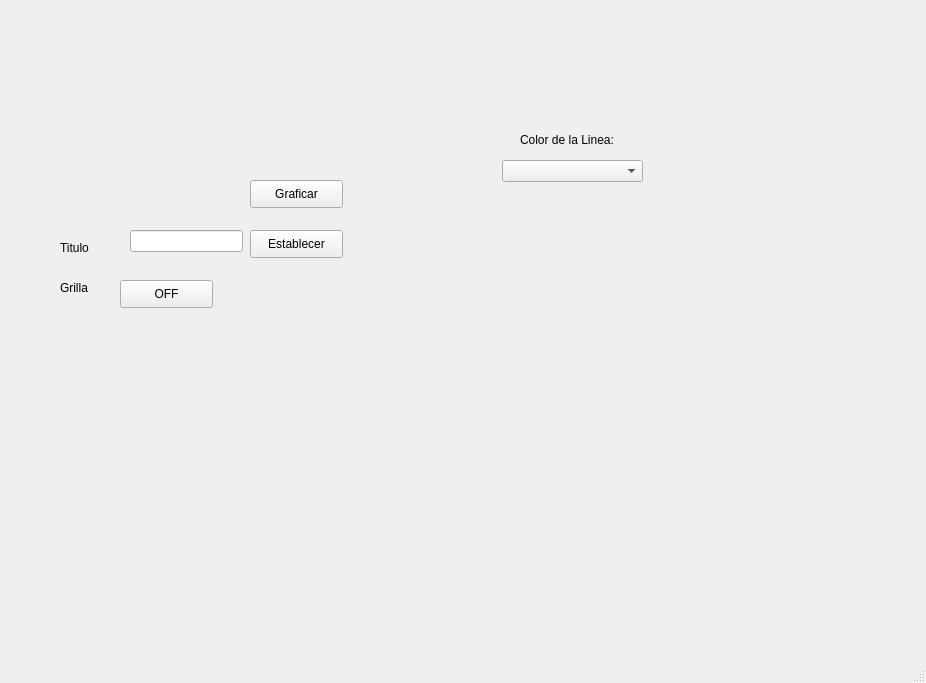
<?xml version="1.0" encoding="UTF-8"?>
<ui version="4.0">
 <class>MainWindow</class>
 <widget class="QMainWindow" name="MainWindow">
  <property name="geometry">
   <rect>
    <x>0</x>
    <y>0</y>
    <width>926</width>
    <height>683</height>
   </rect>
  </property>
  <property name="windowTitle">
   <string>MainWindow</string>
  </property>
  <widget class="QWidget" name="centralwidget">
   <widget class="QLabel" name="label">
    <property name="geometry">
     <rect>
      <x>20</x>
      <y>40</y>
      <width>161</width>
      <height>141</height>
     </rect>
    </property>
    <property name="styleSheet">
     <string notr="true"/>
    </property>
    <property name="text">
     <string/>
    </property>
    <property name="pixmap">
     <pixmap resource="../../Archivos/Recursos.qrc">:/UAT LOGOS/Logo UAT.png</pixmap>
    </property>
    <property name="scaledContents">
     <bool>true</bool>
    </property>
   </widget>
   <widget class="QLabel" name="label_3">
    <property name="geometry">
     <rect>
      <x>640</x>
      <y>0</y>
      <width>281</width>
      <height>211</height>
     </rect>
    </property>
    <property name="styleSheet">
     <string notr="true"/>
    </property>
    <property name="text">
     <string/>
    </property>
    <property name="pixmap">
     <pixmap resource="../../Archivos/Recursos.qrc">:/UAT LOGOS/logo facultad de ingenieria uat.png</pixmap>
    </property>
    <property name="scaledContents">
     <bool>true</bool>
    </property>
   </widget>
   <widget class="QWidget" name="verticalLayoutWidget">
    <property name="geometry">
     <rect>
      <x>20</x>
      <y>330</y>
      <width>431</width>
      <height>291</height>
     </rect>
    </property>
    <layout class="QVBoxLayout" name="verticalLayout"/>
   </widget>
   <widget class="QComboBox" name="cb_ColorLinea">
    <property name="geometry">
     <rect>
      <x>502</x>
      <y>160</y>
      <width>141</width>
      <height>22</height>
     </rect>
    </property>
   </widget>
   <widget class="QLabel" name="label_4">
    <property name="geometry">
     <rect>
      <x>60</x>
      <y>240</y>
      <width>55</width>
      <height>16</height>
     </rect>
    </property>
    <property name="text">
     <string>Titulo</string>
    </property>
   </widget>
   <widget class="QLineEdit" name="txt_titulo">
    <property name="geometry">
     <rect>
      <x>130</x>
      <y>230</y>
      <width>113</width>
      <height>22</height>
     </rect>
    </property>
   </widget>
   <widget class="QPushButton" name="btn_titulo">
    <property name="geometry">
     <rect>
      <x>250</x>
      <y>230</y>
      <width>93</width>
      <height>28</height>
     </rect>
    </property>
    <property name="text">
     <string>Establecer</string>
    </property>
   </widget>
   <widget class="QLabel" name="label_6">
    <property name="geometry">
     <rect>
      <x>520</x>
      <y>130</y>
      <width>101</width>
      <height>20</height>
     </rect>
    </property>
    <property name="text">
     <string>Color de la Linea:</string>
    </property>
   </widget>
   <widget class="QLabel" name="label_15">
    <property name="geometry">
     <rect>
      <x>60</x>
      <y>280</y>
      <width>55</width>
      <height>16</height>
     </rect>
    </property>
    <property name="text">
     <string>Grilla</string>
    </property>
   </widget>
   <widget class="QPushButton" name="btn_grilla">
    <property name="geometry">
     <rect>
      <x>120</x>
      <y>280</y>
      <width>93</width>
      <height>28</height>
     </rect>
    </property>
    <property name="text">
     <string>OFF</string>
    </property>
   </widget>
   <widget class="QPushButton" name="btn_graficar">
    <property name="geometry">
     <rect>
      <x>250</x>
      <y>180</y>
      <width>93</width>
      <height>28</height>
     </rect>
    </property>
    <property name="text">
     <string>Graficar</string>
    </property>
   </widget>
  </widget>
  <widget class="QMenuBar" name="menubar">
   <property name="geometry">
    <rect>
     <x>0</x>
     <y>0</y>
     <width>926</width>
     <height>26</height>
    </rect>
   </property>
  </widget>
  <widget class="QStatusBar" name="statusbar"/>
 </widget>
 <resources>
  <include location="../../Archivos/Recursos.qrc"/>
  <include location="../../Archivos/Recursos.qrc"/>
 </resources>
 <connections/>
</ui>
